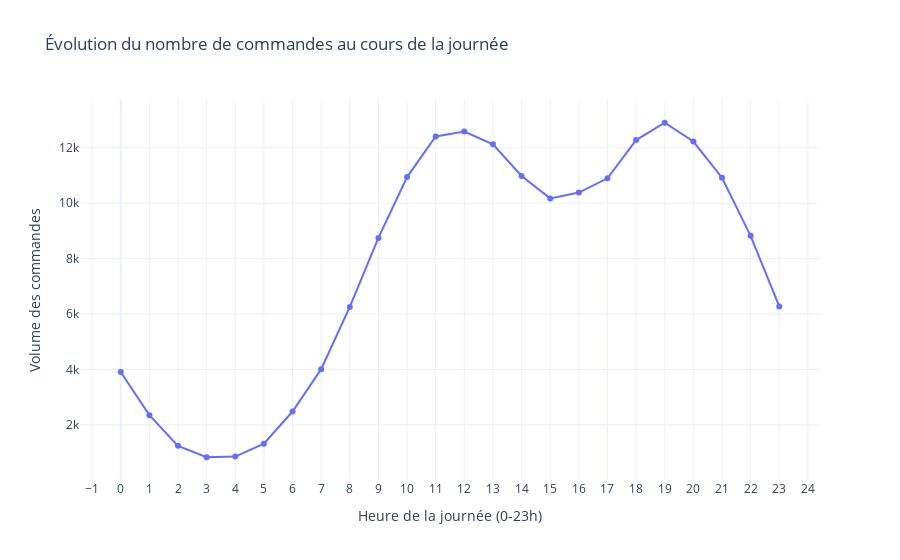

This figure's notebook cell:
### Code cell
# Créer un DataFrame pour une meilleure manipulation avec Plotly
hourly_sales_df = pd.DataFrame({
    'Heure': keys_list,
    'Nombre_commandes': heures_list
}).sort_values('Heure')

# Créer le graphique en ligne avec des améliorations
fig = px.line(hourly_sales_df, 
              x='Heure', 
              y='Nombre_commandes',
              title='Évolution du nombre de commandes au cours de la journée',
              labels={
                  'Heure': 'Heure de la journée',
                  'Nombre_commandes': 'Nombre de commandes'
              },
              markers=True) # Ajoute des points sur la ligne pour chaque heure

# Personnaliser davantage l'apparence du graphique
fig.update_layout(
    xaxis_title='Heure de la journée (0-23h)',
    yaxis_title='Volume des commandes',
    template='plotly_white', # Utiliser un thème épuré
    xaxis=dict(tickmode='linear') # S'assurer que toutes les heures sont affichées
)

fig.show()

### Figure 1 — Plotly figure (JSON) as saved in the notebook; plotly's stock layout.template omitted (floating-point values rounded to 4 significant figures)
{"data": [{"hovertemplate": "Heure de la journée=%{x}<br>Nombre de commandes=%{y}<extra></extra>", "legendgroup": "", "line": {"color": "#636efa", "dash": "solid"}, "marker": {"symbol": "circle"}, "mode": "lines+markers", "name": "", "orientation": "v", "showlegend": false, "type": "scatter", "x": [0, 1, 2, 3, 4, 5, 6, 7, 8, 9, 10, 11, 12, 13, 14, 15, 16, 17, 18, 19, 20, 21, 22, 23], "xaxis": "x", "y": [3910, 2350, 1243, 831, 854, 1321, 2482, 4011, 6256, 8748, 10944, 12411, 12587, 12129, 10984, 10175, 10384, 10899, 12280, 12905, 12228, 10921, 8822, 6275], "yaxis": "y"}], "layout": {"legend": {"tracegroupgap": 0}, "title": {"text": "Évolution du nombre de commandes au cours de la journée"}, "xaxis": {"anchor": "y", "domain": [0, 1], "tickmode": "linear", "title": {"text": "Heure de la journée (0-23h)"}}, "yaxis": {"anchor": "x", "domain": [0, 1], "title": {"text": "Volume des commandes"}}}}
